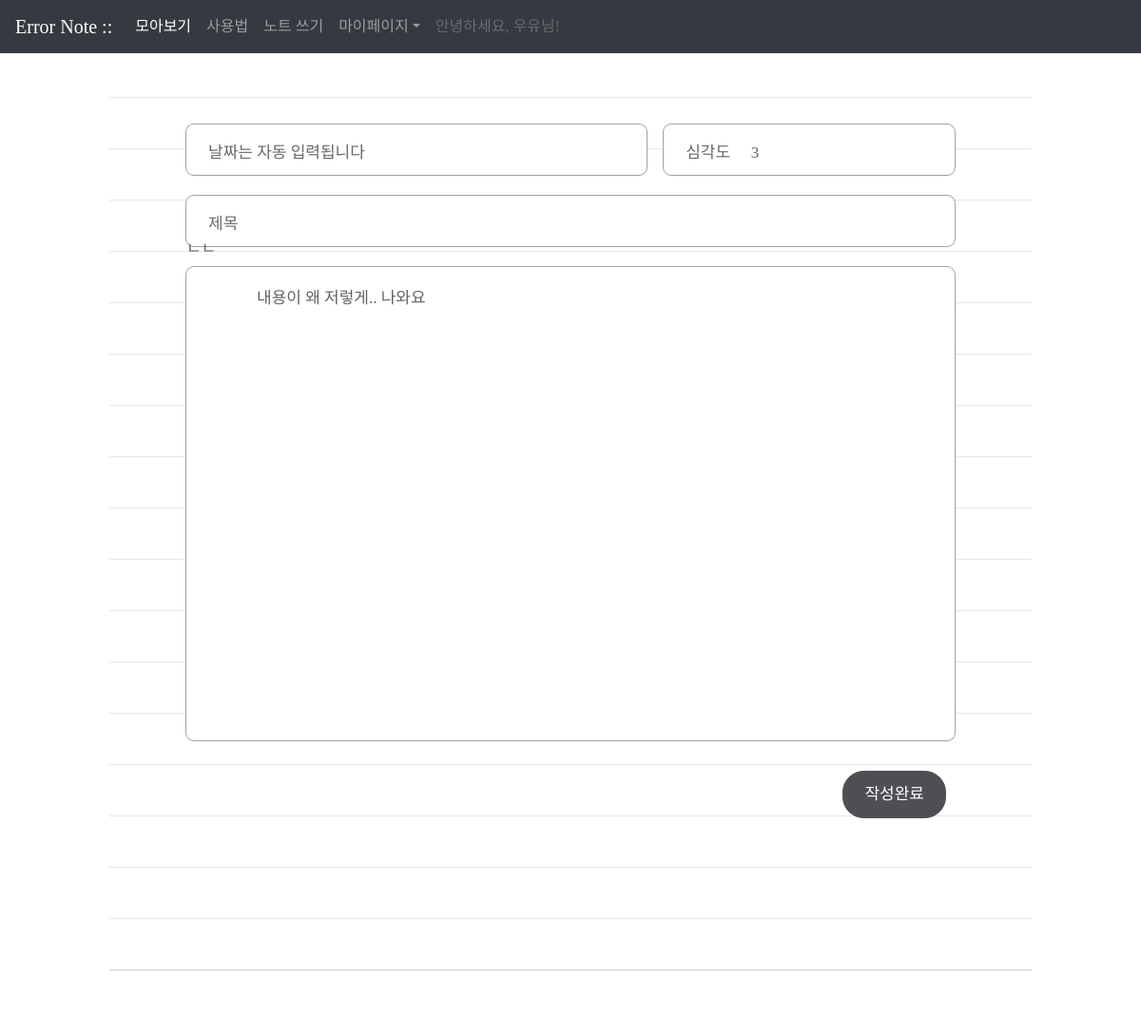
The app's page /diary/page/16/edit/ (signed in) with its own data.
### userplate/models.py (models this page shows, shortened)
class User(AbstractUser):
    nickname = models.CharField(max_length=10, unique=True, null=True, validators=[validate_no_special_characters], error_messages={'unique': '이미 사용 중인 닉네임입니다.'},)

### diary/models.py (models this page shows, shortened)
class Page(models.Model):
    title = models.CharField(max_length=50)
    content = models.TextField()
    score = models.IntegerField()
    dt_created = models.DateTimeField(verbose_name="Date Created", auto_now_add=True)
    author = models.ForeignKey(User, on_delete=models.CASCADE)

### diary/views.py (the view, shortened to what this page needs)
# urls.py: path('diary/page/<int:pk>/edit/', views.PageUpdateView.as_view(), name='page-update'),
class PageUpdateView(LoginRequiredMixin, UserPassesTestMixin, UpdateView):
    model = Page
    form_class = PageForm

### diary/forms.py
class PageForm(forms.ModelForm):
    class Meta:
        model = Page
        fields = ['title', 'content', 'score']
        widgets = {
            'content': SummernoteWidget(),
        }

### diary/templates/diary/page_form.html (shortened to what this page needs)
{% extends './base.html' %}
{% block content %}
<div class="wrap-post container">
    <form method="post row">{% csrf_token %}
        <div class="editor col-12 col-xs-none">
            <div class="input input-date">
                <p>날짜는 자동 입력됩니다</p>
            </div>
            <div class="input input-score">
                <p>심각도</p>
                {{form.score}}
            </div>
            <div class="input input-title">
                <p>제목</p>
                {{form.title}}
            </div>
            <textarea name="content" id="summernote">
            {{ form.content.value|default_if_none:'' }}</textarea>
            <div class="post-btn">
                <input type="submit" value="작성완료">
            </div>
        </div>
    </form>
</div>
{% endblock %}

### diary/templates/diary/base.html (shortened to what this page needs)
{% load static %}
<!DOCTYPE html>
    <html lang="en">
    <head>
        <link rel="stylesheet" href="https://stackpath.bootstrapcdn.com/bootstrap/4.4.1/css/bootstrap.min.css">
        <link href="https://cdn.jsdelivr.net/npm/summernote@0.8.18/dist/summernote-bs4.min.css" rel="stylesheet">
        <link rel="stylesheet" href="{% static 'diary/css/styles.css' %}" />
        <link
        rel="stylesheet"
        type="text/css"
        href="https://cdn.rawgit.com/moonspam/NanumSquare/master/nanumsquare.css"
        />
        <link
        rel="stylesheet"
        href="https://cdn.jsdelivr.net/gh/projectnoonnu/noonfonts_two@1.0/NanumBarunpen.woff"
        />
    </head>
    <body>
    <nav class="navbar navbar-expand-md navbar-dark bg-dark fixed-top">
        <a class="navbar-brand" href="#">Error Note ::</a>
        <div class="collapse navbar-collapse" id="navbarsExample04">
            <ul class="navbar-nav mr-auto">
            <li class="nav-item active">
                <a class="nav-link" href="{% url 'page-list' %}">모아보기<span class="sr-only">(current)</span></a>
            </li>
            <li class="nav-item">
                <a class="nav-link" href="{% url 'info' %}">사용법</a>
            </li>
            <li class="nav-item">
                <a class="nav-link" href="{% url 'page-create' %}">노트 쓰기</a>
            </li>
            <li class="nav-item dropdown">
                <a class="nav-link dropdown-toggle" href="http://example.com" id="dropdown04" data-toggle="dropdown" aria-haspopup="true" aria-expanded="false">마이페이지</a>
            </li>
            <li class="nav-item">
                {% if user.is_authenticated %}
                <a class="nav-link disabled" href="#">안녕하세요, {{user.nickname}}님!</a>
                {% endif %}
            </li>
            </ul>
        </div>
        </nav>
    {% block content %} {% endblock content %}
</body>
</html>

### diary/static/diary/css/styles.css (style rules this page uses)
h1,h2,h3,p,a,ul,li { margin: 0; padding: 0; font-family: 'NanumSquare'; list-style: none; text-decoration: none; outline: none; }
html { position: relative; min-height: 100%; margin: 0; }
body { margin: 0; padding: 0; -webkit-font-smoothing: antialiased; -moz-osx-font-smoothing: auto; }
.wrap-post { padding-top: 10px; padding-bottom: 50px; }
form { margin: 0 70px; padding-top: 120px; padding-bottom: 200px; background: url(../image/note-bg.svg) repeat-x center/1535px 974px; }
.editor { overflow: hidden; width: 840px; margin: 0 auto; }
.input { position: relative; height: 55px; margin-bottom: 20px; border: solid 1px #a3a0a0; border-radius: 9px; background: #fff; box-sizing: border-box; }
.input-date { float: left; width: 60%; }
.input-score { float: right; width: 38%; }
.input-title { float: left; width: 100%; }
.input p { display: inline-block; padding-top: 17px; padding-left: 23px; padding-right: 17px; font-family: 'NanumSquare'; color: #696862; font-size: 17px; }
.input-title input { width: 750px; }
input { padding: 0; font-family: 'NanumBarunpen'; color: #636363; font-size: 17px; background-color: transparent; border: none; box-sizing: border-box; }
textarea { width: 100%; height: 500px; padding: 20px 23px 30px 23px; font-family: 'NanumBarunpen'; color: #636363; font-size: 17px; border: solid 1px #a3a0a0; border-radius: 9px; box-sizing: border-box; resize: none; }
input::placeholder,textarea::placeholder { color: #bcbbb6; }
.post-btn { overflow: hidden; margin-top: 25px; }
input[type="submit"] { float: right; padding: 11px 22px; margin-right: 10px; font-family: 'NanumSquare'; color: #fff; font-size: 17px; background-color: #4e4f53; border: solid 1px #4e4f53; border-radius: 22.5px; cursor: pointer; }

### records on screen
User: nickname "우유"
Page: score "3", title "ㄴㄴ", content "내용이 왜 저렇게.. 나와요"
